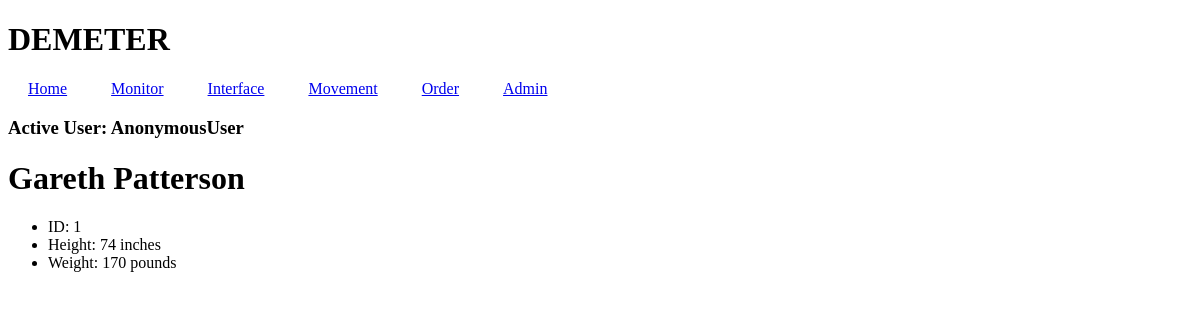
Page /monitor/1 on the committed database.
### inhabitant/models.py (models this page shows)
class Inhabitant(models.Model):
    STATUS = [
    ("Healthy", "Healthy"),
    ("Sick", "Sick"),
    ("Recovering","Recovering"),
    ("Injured","Injured"),
    ("Deceased","Deceased"),
    ]
    firstName = models.CharField(max_length=64)
    lastName = models.CharField(max_length=64)
    inhabitantID = models.CharField(max_length=64,primary_key=True)
    height =models.IntegerField(blank=False)
    weight = models.IntegerField(blank=False)
    status = models.CharField(max_length=64,default="Healthy",choices=STATUS)
    def __str__ (self):
        return f"{self.firstName} {self.lastName}"

### inhabitant/views.py (the view)
# urls.py: path("monitor/<str:inhabitantID>", views.joinInhabDash, name="inhabdash"),
def joinInhabDash(request, inhabitantID):
    try:
        inhabitant = Inhabitant.objects.get(inhabitantID=inhabitantID)
    except Inhabitant.DoesNotExist:
        inhabitant = None
    return render(request,"inhabitant/habdash.html",{
        "inhabitant":inhabitant,
        })

### inhabitant/templates/inhabitant/habdash.html
{% extends 'inhabitant/base.html' %}
{% block body %}
<h1>{{ inhabitant }}</h1>
<ul>
    <li>ID: {{ inhabitant.inhabitantID }}</li>
    <li>Height: {{ inhabitant.height }} inches</li>
    <li>Weight: {{ inhabitant.weight }} pounds</li>
</ul>
{% endblock %}

### rows in the picture
Inhabitant: firstName+lastName "Gareth Patterson", inhabitantID "1", height "74", weight "170"

### other values in the picture
{{ user }} "AnonymousUser"
